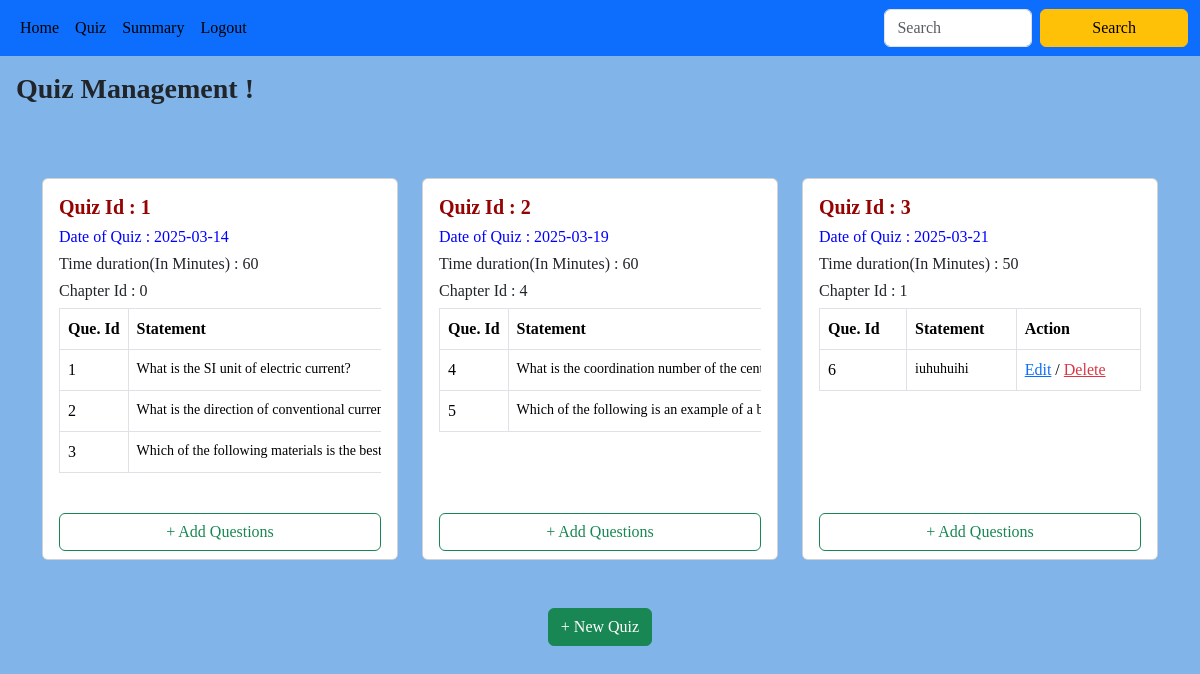
/admin_quiz/1, run on the app's committed database.
### backend/models.py (models this page shows)
class Quiz(db.Model):
    __tablename__ = "quiz"
    id = db.Column(db.Integer, primary_key=True)
    date_of_quiz = db.Column(db.Date, nullable=False)
    time_duration_minutes = db.Column(db.Integer, nullable=False)
    chapter_id = db.Column(db.Integer, db.ForeignKey("chapter.id"), nullable=False, index=True)
    remark = db.Column(db.String(), nullable=True ,default="No remark")
    questions = db.relationship("Question", cascade="all,delete", backref="quiz", lazy=True)
    scores = db.relationship("Score", cascade="all,delete", backref="quiz", lazy=True)

class Question(db.Model):
    __tablename__ = 'question'
    id = db.Column(db.Integer, primary_key=True)
    quiz_id = db.Column(db.Integer, db.ForeignKey('quiz.id'), nullable=False, index=True)
    question_statement = db.Column(db.String(), nullable=False)
    option1 = db.Column(db.String(), nullable=False)
    option2 = db.Column(db.String(), nullable=False)
    option3 = db.Column(db.String(), nullable=False)
    option4 = db.Column(db.String(), nullable=False)
    correct_option = db.Column(db.String(), nullable=False)

### backend/controller.py (the view)
@app.route("/admin_quiz/<id>")
def admin_quiz(id):
    quizzes=get_quiz()
    chapters=get_chapter()
    return render_template("admin_quiz.html",id=id,quizzes=quizzes,chapters=chapters)

### backend/controller.py (called while the page is built)
def get_chapter():
    chapters=Chapter.query.all()
    return chapters

def get_quiz():
    quizzes=Quiz.query.all()
    return quizzes

### templates/admin_quiz.html
{% extends "admin_layout.html" %}
{% block content %}
<h3 class="p-3" style="font-family: 'Times New Roman', Times, serif; font-weight: bold;">
    Quiz Management !
</h3>
<br><br>
{% if quizzes %}
<div class="container">
    <div class="row row-cols-1 row-cols-md-2 row-cols-lg-3 g-4">
        {% for quiz in quizzes %}
        <div class="col">
            <div class="card h-100 d-flex flex-column">
                <div class="card-body flex-grow-1">
                 <h5 class="card-title" style="color: rgb(149, 3, 3); font-weight: bold; font-family: Georgia, 'Times New Roman', Times, serif;">Quiz Id : {{ quiz.id }}</h5>
                 <h6 style="color: blue;">Date of Quiz : {{quiz.date_of_quiz}}</h6>
                 <h6>Time duration(In Minutes) : {{quiz.time_duration_minutes}}</h6>
                    <div class="table-responsive">
                        <h6>Chapter Id : {{quiz.chapter_id}}</h6>
                        <table class="table table-bordered">
                        {% if quiz.questions %}
                            <thead>
                                <tr>
                                    <th>Que. Id</th>
                                    <th>Statement</th>
                                    <th>Action</th>
                                </tr>
                            </thead>
                            <tbody>
                                 {% for question in quiz.questions%}
                                <tr>
                                    <td>{{question.id}}</td>
                                    <td class="signup-link"><a href="" style="color: black;">{{question.question_statement}}</a></td>
                                    <td>
                                        <a href="#" class="text-primary">Edit</a> /
                                        <a href="#" class="text-danger">Delete</a>
                                    </td>
                                </tr>
                                {%endfor%}
                            </tbody>
                        {%else%}
                            <div>
                              <h4 class="center">No questions are there..!</h4>
                            </div>
                        {%endif%}
                        </table>
                    </div>
                </div>
                <div class="card-footer bg-white border-top-0">
                    <a href="/add_que/{{quiz.id}}/{{id}}" class="btn btn-outline-success w-100">+ Add Questions</a>
                </div>
            </div>
        </div>
        {% endfor %}
    </div>
</div>
{%else%}
  <div>
    <h5 class="center">No Subjects are there..!</h5>
  </div>
{% endif %}
<br><br>
<div class="d-flex justify-content-center">
    <a type="button" class="btn btn-success" href="/add_quiz/{{id}}">+ New Quiz</a>
</div>
{% endblock %}

### static/main.css (style rules this page uses)
body { margin: 0; padding: 0; font-family:Georgia, 'Times New Roman', Times, serif; background-color: #81b5ea; }
.signup-link { margin-top: 15px; font-size: 14px; color: #555; }
.signup-link a { color: #007BFF; text-decoration: none; }
.table th, .table td { white-space: nowrap; }

### data on the page
Quiz: id "1", date_of_quiz "2025-03-14", time_duration_minutes "60", chapter_id "0"
Question: id "1", question_statement "What is the SI unit of electric current?"
Question: id "2", question_statement "What is the direction of conventional…"
Question: id "3", question_statement "Which of the following materials is the best…"
Quiz: id "2", date_of_quiz "2025-03-19", time_duration_minutes "60", chapter_id "4"
Question: id "4", question_statement "What is the coordination number of the…"
Question: id "5", question_statement "Which of the following is an example of a…"
Quiz: id "3", date_of_quiz "2025-03-21", time_duration_minutes "50", chapter_id "1"
Question: id "6", question_statement "iuhuhuihi"
